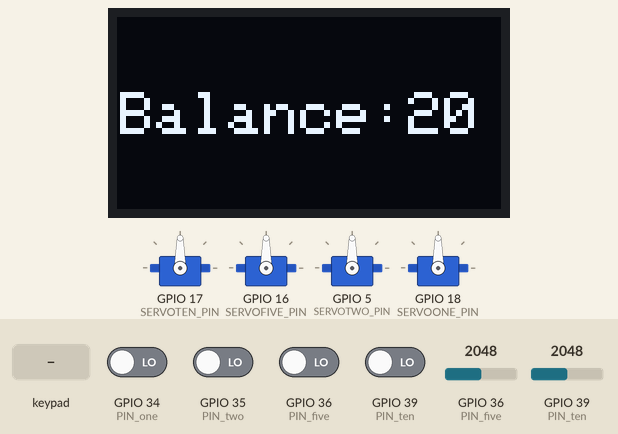
Recording of a sketch running on a simulated ESP32. Shown: 128×64 one-colour display, 4 × servo. Wiring (inferred from the names in the program): 4×3 keypad with keys 1 2 3 4 5 6 7 8 9 * 0 # (labels assumed): rows GPIO 26, GPIO 27, GPIO 14, GPIO 12; columns GPIO 25, GPIO 32, GPIO 33. The inputs (shaded band) are chosen by the test bench; at power-on: GPIO 34 (PIN_one), GPIO 35 (PIN_two), GPIO 36 (PIN_five), GPIO 39 (PIN_ten) LOW, GPIO 39 (PIN_ten) = 2048, GPIO 36 (PIN_five) = 2048. What the sketch prints to the serial monitor is not drawn.

Above: at 1.2 s.
1.3 s: keypad keys 1 2 * pressed 0.4 s apart
At 2.9 s:
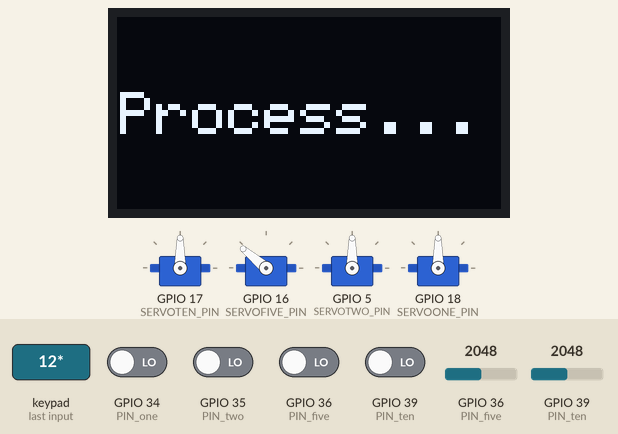
4.6 s: keypad keys 1 2 pressed 0.4 s apart
At 8.1 s:
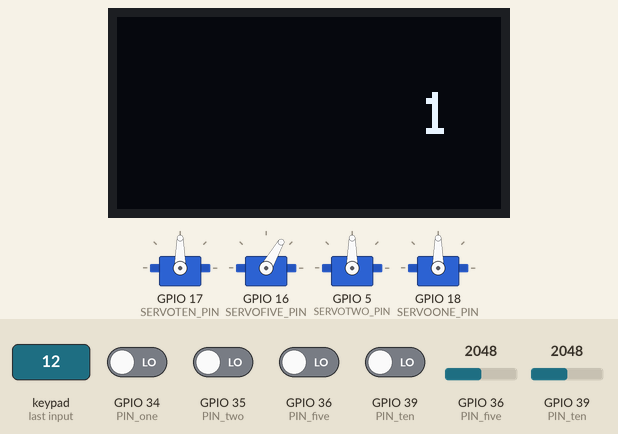
8.4 s: key '*' pressed
At 9.7 s:
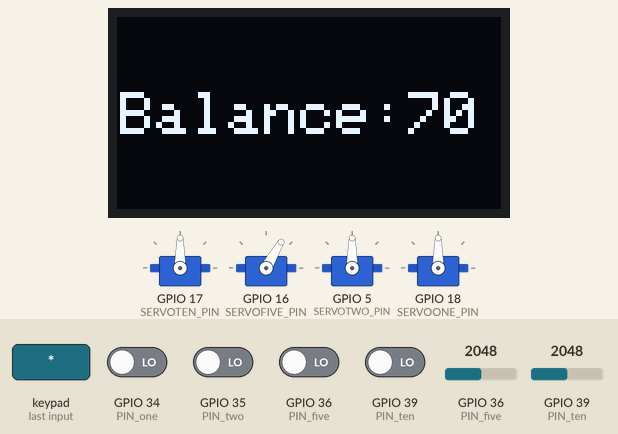
9.9 s: GPIO 39 (PIN_ten) set to 1960
At 10.7 s:
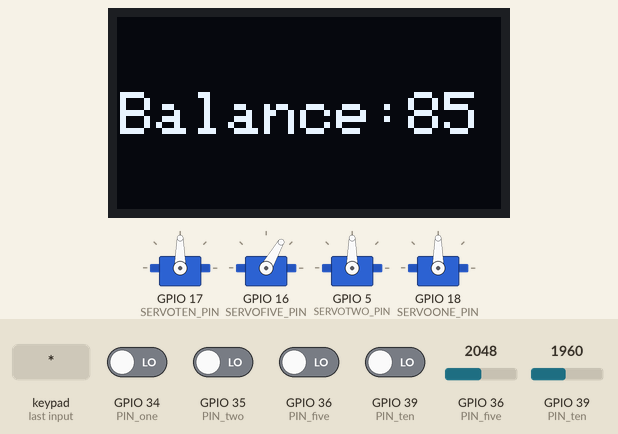
12.3 s: key '3' pressed
At 13.4 s:
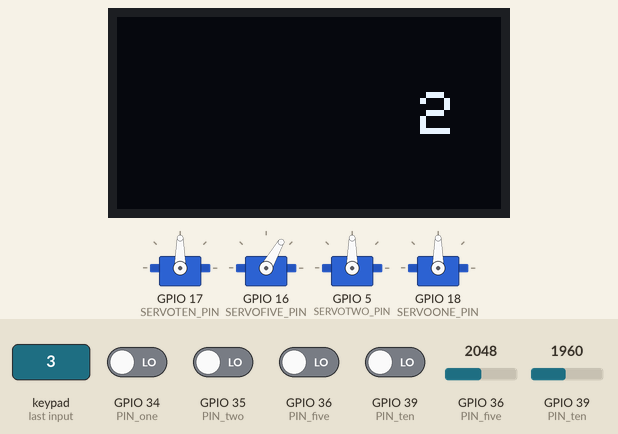
Timing chart, 0 to 14.8 s (numbered marks = the images above; inputs shaded):
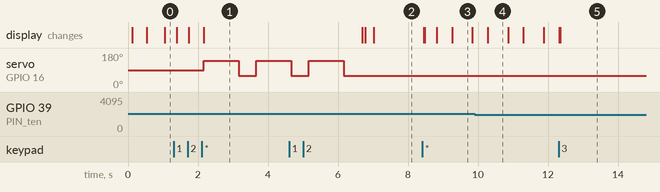

Measured:
- after the input at 1.3 s, servo on GPIO 16 (SERVOFIVE_PIN): 90° → 140° after 0.87 s, → 60° 1.0 s later, → 140° 0.50 s later; the display: first changes after 0.10 s (image 1 shows a later state)
- after the input at 4.6 s, the display: first differs from a run without the input after 2.4 s (image 2)
- after the input at 8.4 s, the display: first changes after 0.05 s (image 3 shows a later state)
- after the input at 12.3 s, the display: first differs from a run without the input at once (image 5)
- what the display in image 3 shows lasts 0.5 s, from 9.3 s to 9.8 s

The sketch:

NewPiggy.ino
```cpp
#include <ESP32Servo.h>
#include <math.h>
#include <SPI.h>
#include <Wire.h>
#include <Adafruit_GFX.h>
#include <Adafruit_SH110X.h>

//Withdraw
int withdraw_state;
#define SERVOTEN_PIN 17
#define SERVOFIVE_PIN 16
#define SERVOTWO_PIN 5
#define SERVOONE_PIN 18
Servo servoTen;
Servo servoFive;
Servo servoTwo;
Servo servoOne;

//IR Sensor
#define PIN_ten 39
#define PIN_five 36
#define PIN_two 35
#define PIN_one 34

int money; // Money In piggy
int tenCoin;
int fiveCoin;
int twoCoin;
int oneCoin;
int deposit_state = 0;
int lastDepositTime;


// debug
int lastTime;
int prevTime = 1000;


//OLED Config
#define i2c_Address 0x3c

#define SCREEN_WIDTH 128
#define SCREEN_HEIGHT 64
#define OLED_RESET -1
Adafruit_SH1106G display = Adafruit_SH1106G(SCREEN_WIDTH, SCREEN_HEIGHT, &Wire, OLED_RESET);

//KeyPad Config
#define OUT4 12 // 12 For esp32
#define OUT3 14 // 14  For esp32
#define OUT2 27 // 27  For esp32
#define OUT1 26 // 26  For esp32
#define IN3 25 // 25 For esp32
#define IN2 33 // 33  For esp32
#define IN1 32 // 32  For esp32

int keypad[] = {IN1, IN2, IN3, OUT1, OUT2, OUT3, OUT4};
int number[] = {66, 9, 10, 12, 17, 18, 20, 33, 34, 36, 65, 68}; // 65 DEL, 68, ENTER
byte x = B00000000;
int buttonState = LOW;
int count = 0;
int amountWithdraw = 0;
int digits = 1;
int lastKeyPadTime;
byte loopcheck[] = {0, 0, 0};

void setup() {
  Serial.begin(9600);
  pinMode(PIN_ten, INPUT);
  pinMode(PIN_five, INPUT);
  pinMode(PIN_two, INPUT);
  pinMode(PIN_one, INPUT);

  //OLED Keypad
  // OLED SetUp
  display.begin(i2c_Address, true);
  // KeyPad SetUp
  pinMode(OUT4, INPUT);
  pinMode(OUT3, INPUT);
  pinMode(OUT2, INPUT);
  pinMode(OUT1, INPUT);
  pinMode(IN3, OUTPUT);
  pinMode(IN2, OUTPUT);
  pinMode(IN1, OUTPUT);

  //Servo Setup
  servoTen.attach(SERVOTEN_PIN);
  servoFive.attach(SERVOFIVE_PIN);
  servoTwo.attach(SERVOTWO_PIN);
  servoOne.attach(SERVOONE_PIN);
}

void loop() {
  if(millis() - lastDepositTime > 500)
  if(!deposit_state){
    if(analogRead(PIN_ten) > 2000){
      tenCoin++;
      deposit_state = 1;
      lastDepositTime = millis();
    }else if(analogRead(PIN_five) > 2000){
      fiveCoin++;
      deposit_state = 1;
      lastDepositTime = millis();
    }else if(analogRead(PIN_two) > 1900){
      twoCoin++;
      deposit_state = 1;
      lastDepositTime = millis();
    }else if(analogRead(PIN_one) > 2000){
      oneCoin++;
      deposit_state = 1;
      lastDepositTime = millis();
    }
  }
  if(!digitalRead(PIN_ten) && !digitalRead(PIN_five) && !digitalRead(PIN_two) && !digitalRead(PIN_one)){
    deposit_state = 0;
  }
  if(millis() - lastTime > prevTime || lastTime == 0){
    lastTime = millis();
    Serial.print("10 coin = ");
    Serial.println(tenCoin);
    Serial.print("5 coin = ");
    Serial.println(fiveCoin);
    Serial.print("2 coin = ");
    Serial.println(twoCoin);
    Serial.print("1 coin = ");
    Serial.println(oneCoin);
    Serial.println(digitalRead(PIN_ten));
    Serial.println(digitalRead(PIN_five));
    Serial.println(digitalRead(PIN_two));
    Serial.println(digitalRead(PIN_one));
    Serial.println("===================");
    Serial.print("digital read 10 = ");
    Serial.print(digitalRead(PIN_ten));
    Serial.print(", analog read 10 = ");
    Serial.println(analogRead(PIN_ten));
  }
  // Calculate Money
  money = (tenCoin*10) + (fiveCoin*5) + (twoCoin*2) + oneCoin;

  //NumPad
  digitalWrite(IN1,LOW);
  digitalWrite(IN2,LOW);
  digitalWrite(IN3,LOW);
  digitalWrite(keypad[count],HIGH);
  if(count == 0){
  digitalWrite(IN2,LOW);
    if(loopcheck[0] <= 4 && loopcheck[1] <= 4 && loopcheck[2] <= 4){
      buttonState = LOW;
    }
  }
  count += 1;
  for(int i = 0; i < 7; i++){
    bitWrite(x, i, digitalRead(keypad[i]));
    loopcheck[count-1] = x;
  }
  if(count > 2){
    count = 0;
  }
  for(int i = 0; i < 12; i++){
    if(x == number[i] && !buttonState){
      if(i == 10){
        if(amountWithdraw == 0){
          Serial.println("cancel");
        }else{
          amountWithdraw /= 10;
          if(digits > 1){
            digits--;
          }
        }
      }
      if(i == 11 && amountWithdraw > 0){
        Serial.println("Withdraw");
        withdraw_state = 1;
        digits = 1;
        OLEDdisplay();
        withDraw(amountWithdraw);
      }
      if(amountWithdraw < 1000 && i < 10){
        if(amountWithdraw > 0){
          amountWithdraw *= 10;
          digits++;
        }
        //amount = amount * pow(10,digits);
        amountWithdraw += i;
      }else if(i < 10){
        Serial.println("not enough money");
      }
      if(i < 11 && amountWithdraw > 0){
        Serial.println(amountWithdraw);
      }
      buttonState = HIGH;
    }
  }
  OLEDdisplay();
}

void drop_tenCoin()
{
  servoFive.write(140);
  delay(1000);
  servoFive.write(60);
  delay(500);
}
void drop_fiveCoin()
{
  servoTen.write(40);
  delay(1000);
  servoTen.write(130);
  delay(500);
}
void drop_twoCoin()
{
  servoTwo.write(40);
  delay(1000);
  servoTwo.write(140);
  delay(500);
}
void drop_oneCoin()
{
  servoOne.write(50);
  delay(1000);
  servoOne.write(140);
  delay(500);
}

void withDraw(int amount){
  if(amount > 0){
    withdraw_state = 1;
    while(withdraw_state){
      while(amount >= 10 && tenCoin){
        amount -= 10;
        tenCoin--;
        drop_tenCoin();
      }
      while(amount >= 5 && fiveCoin){
        amount -= 5;
        fiveCoin--;
        drop_fiveCoin();
      }
      while(amount >= 2 && twoCoin){
        amount -= 2;
        twoCoin--;
        drop_twoCoin();
      }
      while(amount >= 1 && oneCoin){
        amount -= 1;
        oneCoin--;
        drop_oneCoin();
      }
      withdraw_state = 0;
      amountWithdraw = 0;
    }
  }
}

void OLEDdisplay() {
  display.clearDisplay();
  display.setTextSize(2);
  display.setTextColor(SH110X_WHITE);
  if(withdraw_state){
    display.setCursor(1, 25);
    display.println("Process...");
  }else if(amountWithdraw == 0){
    display.setCursor(1, 25);
    display.print("Balance:");
    display.println(money);
  }
  else{
    display.setCursor(110-(digits * 9), 25);
    display.println(amountWithdraw);
  }
  display.display();
}
```
